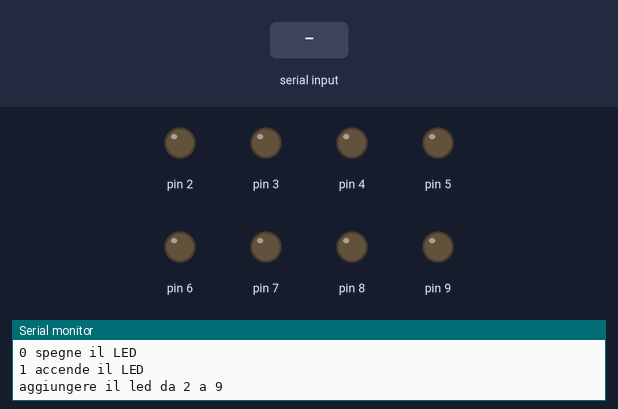
This sketch was run on a simulated Arduino Uno, built with avr-gcc and run on an emulated ATmega328P. Parts: output pins drawn as LEDs (lit = HIGH), the last lines printed to the serial monitor. The test bench sets the inputs (shaded band).

Above: at 1.2 s.
1.3 s: "90,45\n" received over Serial
2.8 s: byte 97 ('a') received over Serial
4.3 s: "30,150\n" received over Serial
At 5.0 s:
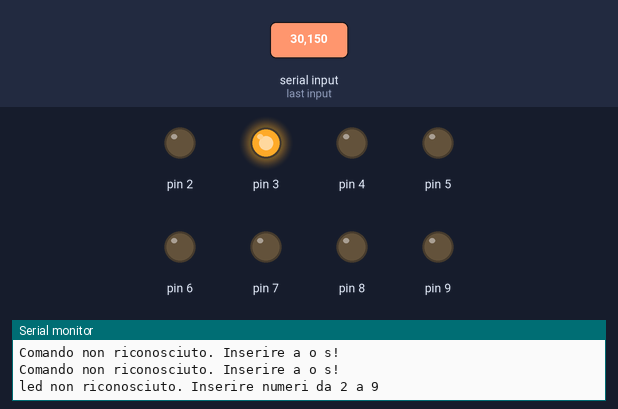
5.8 s: byte 115 ('s') received over Serial
7.3 s: "5\n" received over Serial
Timing chart, 0 to 9.8 s (numbered marks = the images above; inputs shaded):
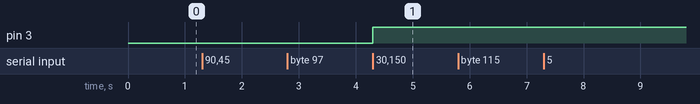

The sketch:

serialShellSelectPort.ino
```cpp
#define LED_start 2
#define LED_end 9

void setup() {

  //Initialize serial and wait for port to open:
  Serial.begin(9600);
  for ( unsigned char led = LED_start; led <= LED_end; led++) {
    pinMode(led, OUTPUT);
    //Serial.println(led);
  }
  Serial.println("Accende e spegne i LED da 2 a 9 con la seriale");
  Serial.println("0 spegne il LED");
  Serial.println("1 accende il LED");
  Serial.println("aggiungere il led da 2 a 9");
}

void loop() {
  // put your main code here, to run repeatedly:
  boolean stato;
  boolean errore = false;
  if (Serial.available()) {
    unsigned char comando = Serial.read();
    if ( 'a' == comando ) {
      //digitalWrite(LED, HIGH);
      Serial.println("Quale led accendo?");
      stato = HIGH;
    } else if ( 's' == comando ) {
      //digitalWrite(LED, LOW);
      stato = LOW;
      Serial.println("Quale led spengo?");
    } else {
      Serial.println("Comando non riconosciuto. Inserire a o s!");
      errore = true;
    }

    while (!Serial.available()) {
    };

    unsigned char led = Serial.read() - 48;
    if ( led < 2 || led > 9) {
      errore = true;
      Serial.println("led non riconosciuto. Inserire numeri da 2 a 9");
    }

    if ( !errore ) {
      {
        Serial.print("Led ");
        Serial.print(led);
        digitalWrite(led, stato);
        if (stato) {
          Serial.println(" acceso.");
        } else {
          Serial.println(" spento");
        }
      }
    }
  }
}
```

Measured:
- after the input at 4.3 s, pin 3: LOW → HIGH at once
